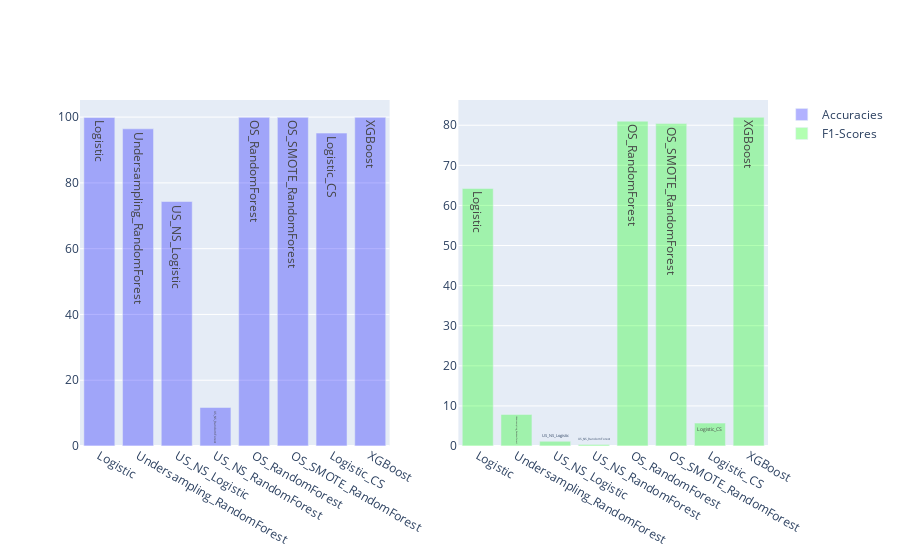

Notebook cell for this chart:
### Code cell
#Same place

fig = subplots.make_subplots(rows=1, cols=2, specs=[[{}, {}]], shared_xaxes=True, shared_yaxes=False, vertical_spacing=0.001)

fig.append_trace(Bar1, 1, 1)
fig.append_trace(Bar2, 1, 2)

iplot(fig)

### Figure 1 — Plotly figure (JSON) as saved in the notebook; plotly's stock layout.template omitted (floating-point values rounded to 4 significant figures)
{"data": [{"marker": {"color": "rgba(0, 0, 255, 0.3)"}, "name": "Accuracies", "text": ["Logistic", "Undersampling_RandomForest", "US_NS_Logistic", "US_NS_RandomForest", "OS_RandomForest", "OS_SMOTE_RandomForest", "Logistic_CS", "XGBoost"], "type": "bar", "x": ["Logistic", "Undersampling_RandomForest", "US_NS_Logistic", "US_NS_RandomForest", "OS_RandomForest", "OS_SMOTE_RandomForest", "Logistic_CS", "XGBoost"], "xaxis": "x", "y": [99.9, 96.44, 74.34, 11.72, 99.94, 99.93, 95.13, 99.94], "yaxis": "y"}, {"marker": {"color": "rgba(0, 255, 0, 0.3)"}, "name": "F1-Scores", "text": ["Logistic", "Undersampling_RandomForest", "US_NS_Logistic", "US_NS_RandomForest", "OS_RandomForest", "OS_SMOTE_RandomForest", "Logistic_CS", "XGBoost"], "type": "bar", "x": ["Logistic", "Undersampling_RandomForest", "US_NS_Logistic", "US_NS_RandomForest", "OS_RandomForest", "OS_SMOTE_RandomForest", "Logistic_CS", "XGBoost"], "xaxis": "x2", "y": [64.23, 7.87, 1.18, 0.39, 81.02, 80.41, 5.71, 81.98], "yaxis": "y2"}], "layout": {"xaxis": {"anchor": "y", "domain": [0, 0.45]}, "xaxis2": {"anchor": "y2", "domain": [0.55, 1]}, "yaxis": {"anchor": "x", "domain": [0, 1]}, "yaxis2": {"anchor": "x2", "domain": [0, 1]}}}
